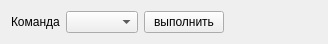
<?xml version="1.0" encoding="UTF-8"?>
<ui version="4.0">
 <class>MainBox</class>
 <widget class="QWidget" name="MainBox">
  <property name="geometry">
   <rect>
    <x>0</x>
    <y>0</y>
    <width>328</width>
    <height>43</height>
   </rect>
  </property>
  <property name="windowTitle">
   <string>Dialog</string>
  </property>
  <layout class="QVBoxLayout" name="verticalLayout">
   <item>
    <layout class="QHBoxLayout" name="horizontalLayout">
     <item>
      <widget class="QLabel" name="label">
       <property name="text">
        <string>Команда</string>
       </property>
      </widget>
     </item>
     <item>
      <widget class="QComboBox" name="cb_command"/>
     </item>
     <item>
      <widget class="QPushButton" name="btn_run_command">
       <property name="text">
        <string>выполнить</string>
       </property>
      </widget>
     </item>
     <item>
      <spacer name="horizontalSpacer">
       <property name="orientation">
        <enum>Qt::Horizontal</enum>
       </property>
       <property name="sizeHint" stdset="0">
        <size>
         <width>40</width>
         <height>20</height>
        </size>
       </property>
      </spacer>
     </item>
    </layout>
   </item>
   <item>
    <layout class="QHBoxLayout" name="serial_layout"/>
   </item>
  </layout>
 </widget>
 <resources/>
 <connections/>
</ui>
